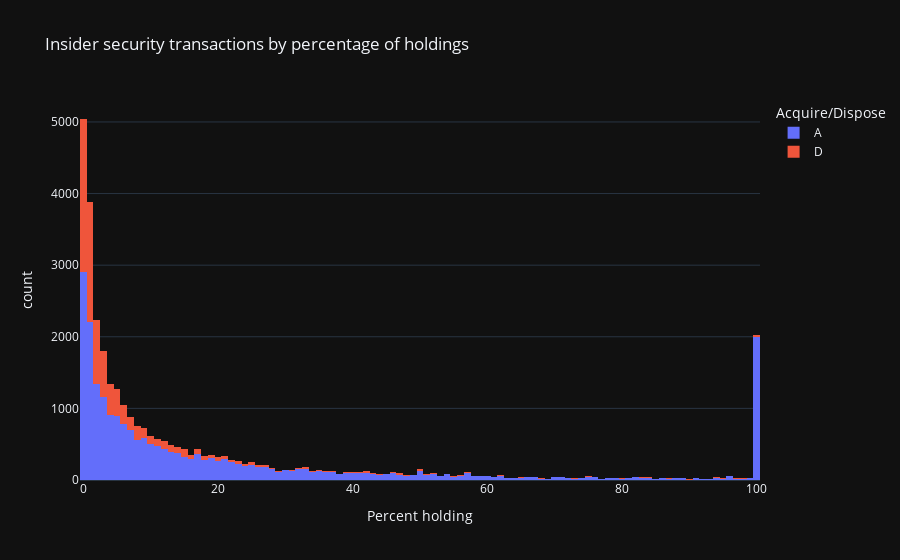
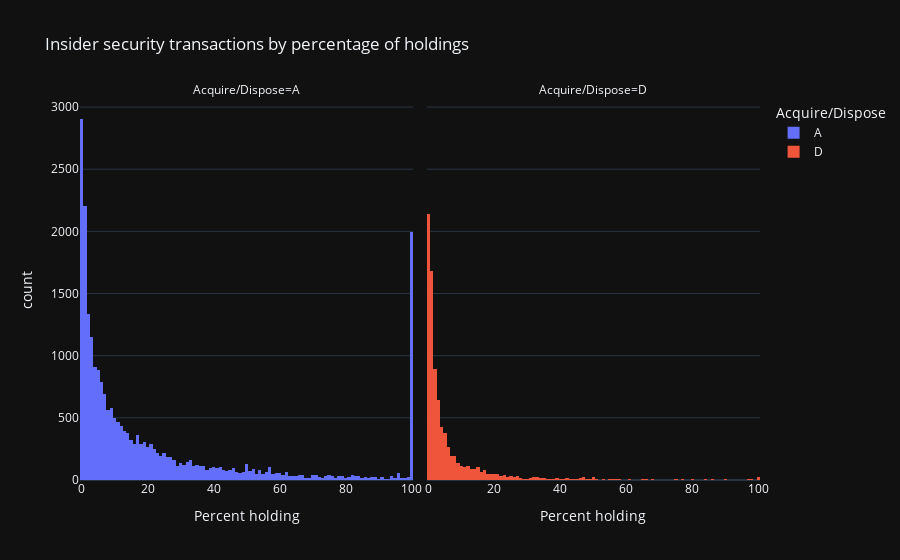

Here is the notebook cell these charts were saved with, in order:
### Code cell
# Visualize purchases and sales percentages
fig = px.histogram(form4Data, x='perc_holding', color='A_OR_D', template='plotly_dark', title='Insider security transactions by percentage of holdings', labels={
  "count": "Number of filings",
  "perc_holding": "Percent holding",
  "A_OR_D": "Acquire/Dispose"
})
fig.show()
fig = px.histogram(form4Data, x='perc_holding', facet_col='A_OR_D', color='A_OR_D', template='plotly_dark', title='Insider security transactions by percentage of holdings', labels={
  "count": "Number of filings",
  "perc_holding": "Percent holding",
  "A_OR_D": "Acquire/Dispose"
})
fig.show()

### Figure 1 — Plotly figure (JSON) as saved in the notebook; plotly's stock layout.template omitted (floating-point values rounded to 4 significant figures; data arrays with more than 128 entries replaced by an {"elided": "..."} marker saying what was removed)
{"data": [{"alignmentgroup": "True", "bingroup": "x", "hovertemplate": "Acquire/Dispose=A<br>Percent holding=%{x}<br>count=%{y}<extra></extra>", "legendgroup": "A", "marker": {"color": "#636efa", "pattern": {"shape": ""}}, "name": "A", "offsetgroup": "A", "orientation": "v", "showlegend": true, "type": "histogram", "x": {"elided": "23741 float values"}, "xaxis": "x", "yaxis": "y"}, {"alignmentgroup": "True", "bingroup": "x", "hovertemplate": "Acquire/Dispose=D<br>Percent holding=%{x}<br>count=%{y}<extra></extra>", "legendgroup": "D", "marker": {"color": "#EF553B", "pattern": {"shape": ""}}, "name": "D", "offsetgroup": "D", "orientation": "v", "showlegend": true, "type": "histogram", "x": {"elided": "8652 float values"}, "xaxis": "x", "yaxis": "y"}], "layout": {"barmode": "relative", "legend": {"title": {"text": "Acquire/Dispose"}, "tracegroupgap": 0}, "title": {"text": "Insider security transactions by percentage of holdings"}, "xaxis": {"anchor": "y", "domain": [0, 1], "title": {"text": "Percent holding"}}, "yaxis": {"anchor": "x", "domain": [0, 1], "title": {"text": "count"}}}}

### Figure 2 — Plotly figure (JSON) as saved in the notebook; plotly's stock layout.template omitted (floating-point values rounded to 4 significant figures; data arrays with more than 128 entries replaced by an {"elided": "..."} marker saying what was removed)
{"data": [{"alignmentgroup": "True", "bingroup": "x", "hovertemplate": "Acquire/Dispose=A<br>Percent holding=%{x}<br>count=%{y}<extra></extra>", "legendgroup": "A", "marker": {"color": "#636efa", "pattern": {"shape": ""}}, "name": "A", "offsetgroup": "A", "orientation": "v", "showlegend": true, "type": "histogram", "x": {"elided": "23741 float values"}, "xaxis": "x", "yaxis": "y"}, {"alignmentgroup": "True", "bingroup": "x", "hovertemplate": "Acquire/Dispose=D<br>Percent holding=%{x}<br>count=%{y}<extra></extra>", "legendgroup": "D", "marker": {"color": "#EF553B", "pattern": {"shape": ""}}, "name": "D", "offsetgroup": "D", "orientation": "v", "showlegend": true, "type": "histogram", "x": {"elided": "8652 float values"}, "xaxis": "x2", "yaxis": "y2"}], "layout": {"annotations": [{"font": {}, "showarrow": false, "text": "Acquire/Dispose=A", "x": 0.245, "xanchor": "center", "xref": "paper", "y": 1, "yanchor": "bottom", "yref": "paper"}, {"font": {}, "showarrow": false, "text": "Acquire/Dispose=D", "x": 0.755, "xanchor": "center", "xref": "paper", "y": 1, "yanchor": "bottom", "yref": "paper"}], "barmode": "relative", "legend": {"title": {"text": "Acquire/Dispose"}, "tracegroupgap": 0}, "title": {"text": "Insider security transactions by percentage of holdings"}, "xaxis": {"anchor": "y", "domain": [0, 0.49], "title": {"text": "Percent holding"}}, "xaxis2": {"anchor": "y2", "domain": [0.51, 1], "matches": "x", "title": {"text": "Percent holding"}}, "yaxis": {"anchor": "x", "domain": [0, 1], "title": {"text": "count"}}, "yaxis2": {"anchor": "x2", "domain": [0, 1], "matches": "y", "showticklabels": false}}}
